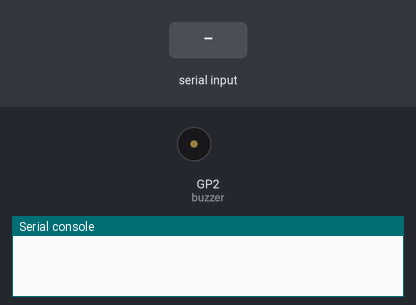
The program below on a simulated Raspberry Pi Pico running MicroPython. Shown: buzzer (waves = sounding), the last lines printed to the serial console. The test bench sets the inputs (shaded band).

Above: at 1.2 s.
1.3 s: "5" received over the second serial link
At 1.47 s:
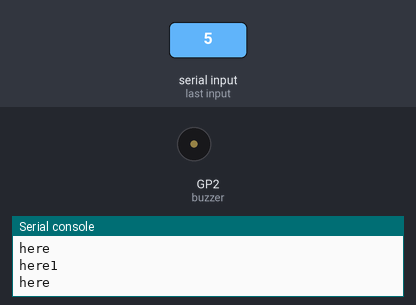
4.3 s: "90" received over the second serial link
At 5.9 s:
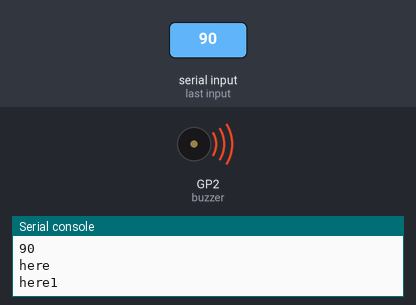
Timing chart, 0 to 12.8 s (numbered marks = the images above; inputs shaded):
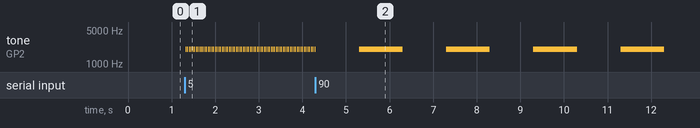

Measured:
- after the input at 1.3 s, tone on GP2 (buzzer): alternates 2000 Hz for 0.02 s and silent for 0.02 s, starting at once
- after the input at 4.3 s, tone on GP2 (buzzer): alternates 2000 Hz for 1.0 s and silent for 1.0 s, starting after 1.0 s

The program:

main.py
```python
from machine import UART, Pin, Timer, PWM
import time

buzzer = PWM(Pin(2))
uart0 = UART(0, baudrate=9600, tx=Pin(0), rx=Pin(1))

#This timer sets pitch height of the buzzer
tim = Timer()
tim2 = Timer()
x = True
y = -1
def switcher(timer):
    global x
    if(x == True):
        print("here1")
        buzzer.freq(2000)
        buzzer.duty_u16(30000)
        x = False
    else:
        print("here")
        buzzer.deinit()
        x = True

def beep_sound(distance : int):
    global y
    print(distance)
    if(distance < 10) :
        if(y != 0):
            tim2.init(freq=50, mode=Timer.PERIODIC, callback=switcher)
            y = 0
    if(distance > 10 and distance < 25) :
        if(y != 1):
            tim2.init(freq=15, mode=Timer.PERIODIC, callback=switcher)
            y = 1
    if(distance > 25 and distance < 40) :
        if(y != 2):
            tim2.init(freq=5, mode=Timer.PERIODIC, callback=switcher)
            y = 2
    if(distance > 40 ) :
        if(y != 3):
            tim2.init(freq=1, mode=Timer.PERIODIC, callback=switcher)
            y = 3

def read_uart():
    rxData = bytes()
    while uart0.any() > 0:
        rxData = uart0.read()
        return rxData
    return None

# tim.init(freq=4500, mode=Timer.PERIODIC, callback=tick)
# tim2.init(freq=2, mode=Timer.PERIODIC, callback=switcher)

while(1):
    uart_val = read_uart()
    if(uart_val is not None):
        distance = uart_val.decode('utf-8')
        distance = int(distance)
        beep_sound(distance)
```
